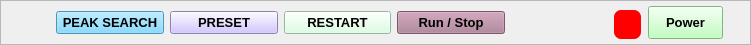
  <widget class="QFrame" name="frame_8">
   <property name="geometry">
    <rect>
     <x>520</x>
     <y>532</y>
     <width>751</width>
     <height>45</height>
    </rect>
   </property>
   <property name="frameShape">
    <enum>QFrame::StyledPanel</enum>
   </property>
   <property name="frameShadow">
    <enum>QFrame::Raised</enum>
   </property>
   <widget class="QPushButton" name="pushButton_5">
    <property name="geometry">
     <rect>
      <x>614</x>
      <y>10</y>
      <width>27</width>
      <height>29</height>
     </rect>
    </property>
    <property name="styleSheet">
     <string notr="true">border-radius: 7px; 
background-color: red;</string>
    </property>
    <property name="text">
     <string/>
    </property>
   </widget>
   <widget class="QPushButton" name="PB_Power">
    <property name="geometry">
     <rect>
      <x>648</x>
      <y>6</y>
      <width>75</width>
      <height>33</height>
     </rect>
    </property>
    <property name="font">
     <font>
      <family>Arial</family>
      <pointsize>10</pointsize>
      <weight>75</weight>
      <bold>true</bold>
     </font>
    </property>
    <property name="styleSheet">
     <string notr="true">background-color: rgb(175, 255, 175);</string>
    </property>
    <property name="text">
     <string>Power</string>
    </property>
    <property name="icon">
     <iconset>
      <normaloff>Resources/power_on_btn.png</normaloff>Resources/power_on_btn.png</iconset>
    </property>
    <property name="iconSize">
     <size>
      <width>25</width>
      <height>25</height>
     </size>
    </property>
   </widget>
   <widget class="QWidget" name="layoutWidget">
    <property name="geometry">
     <rect>
      <x>56</x>
      <y>8</y>
      <width>449</width>
      <height>29</height>
     </rect>
    </property>
    <layout class="QGridLayout" name="gridLayout_16">
     <item row="0" column="0">
      <widget class="QPushButton" name="PB_Peak_Search">
       <property name="font">
        <font>
         <family>Arial</family>
         <pointsize>10</pointsize>
         <weight>75</weight>
         <bold>true</bold>
        </font>
       </property>
       <property name="styleSheet">
        <string notr="true">background-color: rgb(0, 170, 255);
background-color: rgb(105, 208, 255);</string>
       </property>
       <property name="text">
        <string>PEAK SEARCH</string>
       </property>
      </widget>
     </item>
     <item row="0" column="1">
      <widget class="QPushButton" name="PB_Preset">
       <property name="font">
        <font>
         <family>Arial</family>
         <pointsize>10</pointsize>
         <weight>75</weight>
         <bold>true</bold>
        </font>
       </property>
       <property name="styleSheet">
        <string notr="true">background-color: rgb(200, 183, 255);</string>
       </property>
       <property name="text">
        <string>PRESET</string>
       </property>
      </widget>
     </item>
     <item row="0" column="2">
      <widget class="QPushButton" name="PB_Restart">
       <property name="font">
        <font>
         <family>Arial</family>
         <pointsize>10</pointsize>
         <weight>75</weight>
         <bold>true</bold>
        </font>
       </property>
       <property name="styleSheet">
        <string notr="true">background-color: rgb(213, 255, 222);</string>
       </property>
       <property name="text">
        <string>RESTART</string>
       </property>
      </widget>
     </item>
     <item row="0" column="3">
      <widget class="QPushButton" name="PB_Run">
       <property name="font">
        <font>
         <family>Arial</family>
         <pointsize>10</pointsize>
         <weight>75</weight>
         <bold>true</bold>
        </font>
       </property>
       <property name="styleSheet">
        <string notr="true">background-color: rgb(170, 123, 148);</string>
       </property>
       <property name="text">
        <string>Run / Stop</string>
       </property>
      </widget>
     </item>
    </layout>
   </widget>
  </widget>
